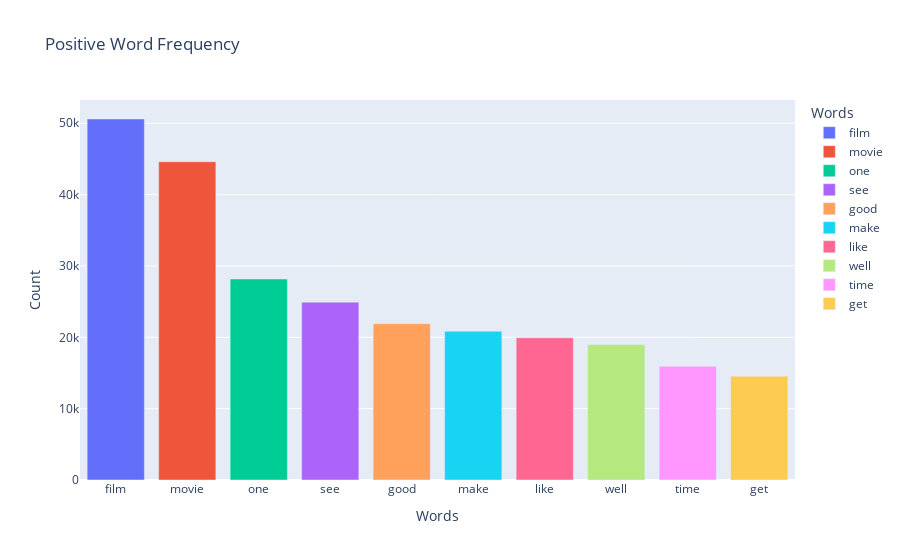

Notebook code cell kept with this figure:
### Code cell
# Plot top 10 most frequent words in positive sentiment 
px.bar(data_frame=positive_words_count[:10], x='Words', y='Count', title='Positive Word Frequency', color='Words')

### Figure 1 — Plotly figure (JSON) as saved in the notebook; plotly's stock layout.template omitted (floating-point values rounded to 4 significant figures)
{"data": [{"alignmentgroup": "True", "hovertemplate": "Words=%{x}<br>Count=%{y}<extra></extra>", "legendgroup": "film", "marker": {"color": "#636efa", "pattern": {"shape": ""}}, "name": "film", "offsetgroup": "film", "orientation": "v", "showlegend": true, "textposition": "auto", "type": "bar", "x": ["film"], "xaxis": "x", "y": [50599], "yaxis": "y"}, {"alignmentgroup": "True", "hovertemplate": "Words=%{x}<br>Count=%{y}<extra></extra>", "legendgroup": "movie", "marker": {"color": "#EF553B", "pattern": {"shape": ""}}, "name": "movie", "offsetgroup": "movie", "orientation": "v", "showlegend": true, "textposition": "auto", "type": "bar", "x": ["movie"], "xaxis": "x", "y": [44606], "yaxis": "y"}, {"alignmentgroup": "True", "hovertemplate": "Words=%{x}<br>Count=%{y}<extra></extra>", "legendgroup": "one", "marker": {"color": "#00cc96", "pattern": {"shape": ""}}, "name": "one", "offsetgroup": "one", "orientation": "v", "showlegend": true, "textposition": "auto", "type": "bar", "x": ["one"], "xaxis": "x", "y": [28174], "yaxis": "y"}, {"alignmentgroup": "True", "hovertemplate": "Words=%{x}<br>Count=%{y}<extra></extra>", "legendgroup": "see", "marker": {"color": "#ab63fa", "pattern": {"shape": ""}}, "name": "see", "offsetgroup": "see", "orientation": "v", "showlegend": true, "textposition": "auto", "type": "bar", "x": ["see"], "xaxis": "x", "y": [24931], "yaxis": "y"}, {"alignmentgroup": "True", "hovertemplate": "Words=%{x}<br>Count=%{y}<extra></extra>", "legendgroup": "good", "marker": {"color": "#FFA15A", "pattern": {"shape": ""}}, "name": "good", "offsetgroup": "good", "orientation": "v", "showlegend": true, "textposition": "auto", "type": "bar", "x": ["good"], "xaxis": "x", "y": [21900], "yaxis": "y"}, {"alignmentgroup": "True", "hovertemplate": "Words=%{x}<br>Count=%{y}<extra></extra>", "legendgroup": "make", "marker": {"color": "#19d3f3", "pattern": {"shape": ""}}, "name": "make", "offsetgroup": "make", "orientation": "v", "showlegend": true, "textposition": "auto", "type": "bar", "x": ["make"], "xaxis": "x", "y": [20861], "yaxis": "y"}, {"alignmentgroup": "True", "hovertemplate": "Words=%{x}<br>Count=%{y}<extra></extra>", "legendgroup": "like", "marker": {"color": "#FF6692", "pattern": {"shape": ""}}, "name": "like", "offsetgroup": "like", "orientation": "v", "showlegend": true, "textposition": "auto", "type": "bar", "x": ["like"], "xaxis": "x", "y": [19930], "yaxis": "y"}, {"alignmentgroup": "True", "hovertemplate": "Words=%{x}<br>Count=%{y}<extra></extra>", "legendgroup": "well", "marker": {"color": "#B6E880", "pattern": {"shape": ""}}, "name": "well", "offsetgroup": "well", "orientation": "v", "showlegend": true, "textposition": "auto", "type": "bar", "x": ["well"], "xaxis": "x", "y": [18987], "yaxis": "y"}, {"alignmentgroup": "True", "hovertemplate": "Words=%{x}<br>Count=%{y}<extra></extra>", "legendgroup": "time", "marker": {"color": "#FF97FF", "pattern": {"shape": ""}}, "name": "time", "offsetgroup": "time", "orientation": "v", "showlegend": true, "textposition": "auto", "type": "bar", "x": ["time"], "xaxis": "x", "y": [15951], "yaxis": "y"}, {"alignmentgroup": "True", "hovertemplate": "Words=%{x}<br>Count=%{y}<extra></extra>", "legendgroup": "get", "marker": {"color": "#FECB52", "pattern": {"shape": ""}}, "name": "get", "offsetgroup": "get", "orientation": "v", "showlegend": true, "textposition": "auto", "type": "bar", "x": ["get"], "xaxis": "x", "y": [14554], "yaxis": "y"}], "layout": {"barmode": "relative", "legend": {"title": {"text": "Words"}, "tracegroupgap": 0}, "title": {"text": "Positive Word Frequency"}, "xaxis": {"anchor": "y", "categoryarray": ["film", "movie", "one", "see", "good", "make", "like", "well", "time", "get"], "categoryorder": "array", "domain": [0, 1], "title": {"text": "Words"}}, "yaxis": {"anchor": "x", "domain": [0, 1], "title": {"text": "Count"}}}}
